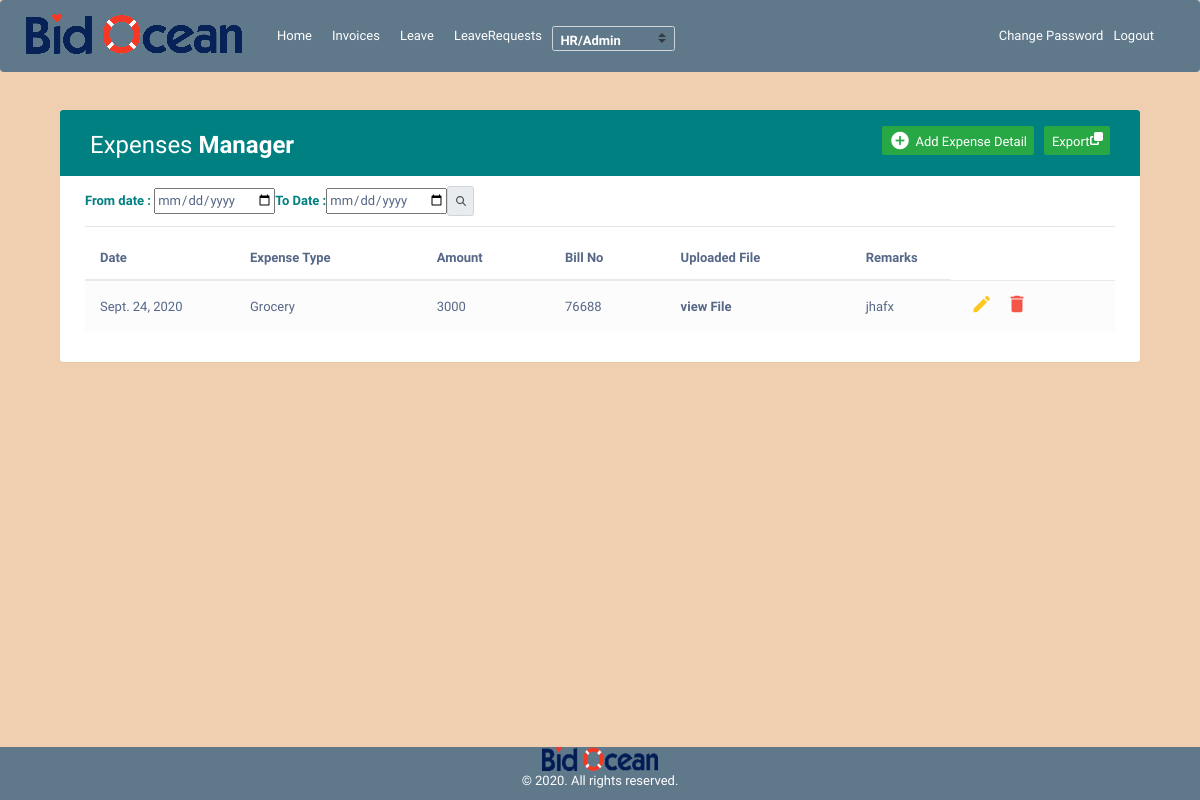
The app's page /expenses/ (signed in) with its own data.
### expenses/models.py (models this page shows, shortened)
class Expenses(models.Model):
	id           = models.AutoField(primary_key=True)
	expense_date = models.DateField()
	expense_type = models.ForeignKey(ExpenseType,on_delete=models.CASCADE)
	amount       = models.IntegerField()
	bill_no      = models.CharField(max_length=200)
	remarks      = models.TextField(null=True, blank=True)
	added_by     = models.ForeignKey(Employee, on_delete=models.SET_NULL, null=True, blank=True)
	expense_file = models.FileField(upload_to='expense_file/', null=True, blank=True)

class ExpenseType(models.Model):
	id           = models.AutoField(primary_key=True)
	expense_type = models.CharField(max_length=200)
	added_date   = models.DateTimeField(auto_now_add=True)
	added_by     = models.ForeignKey(Employee, on_delete=models.SET_NULL, null=True, blank=True)

### expenses/views.py (the view, shortened to what this page needs)
# urls.py: path("",views.ExpensesView.as_view(),name="expenses"),
class ExpensesView(AdminOrHRPanelMixin, TemplateView):
    template_name = 'expenses/expenses.html'
    def get(self, request):
        employee         = Employee.objects.get(auth_tbl=self.request.user)
        role             = employee.role.name.lower()
        expenses_list    = Expenses.objects.all()
        expense_types    = ExpenseType.objects.all()
        from_date     = request.GET.get('from_date', None)
        to_date       = request.GET.get('to_date', None)
        query_param = {}
        if (from_date is not None and to_date is not None) and (from_date != "" and to_date != ""):
            query_param['from_date'] = from_date
            query_param['to_date']   = to_date
            to_date       = datetime.strptime(to_date,"%Y-%m-%d").date()
            from_date     = datetime.strptime(from_date,"%Y-%m-%d").date()
            expenses_list = expenses_list.filter(expense_date__gte=from_date, expense_date__lte=to_date)
        expenses_list = expenses_list.order_by('-amount')
        paginator        = Paginator(expenses_list,10)
        page             = request.GET.get('page')
        paginatedcontent = paginator.get_page(page)
        context = {
            'role'          : role,
            'expense_types' : expense_types,
            'expenses'      : paginatedcontent,
            'query_param'   : query_param,
        }
        return render(request, self.template_name, context)

### user_invoice/mixin.py (called while the page is built)
    def test_func(self):
        user     = self.request.user
        employee = Employee.objects.get(auth_tbl=user)
        return employee.role.name.lower() == 'admin' or employee.role.name.lower() == 'hr'

### expenses/templates/expenses/expenses.html (shortened to what this page needs)
{% extends "user_invoice/base.html" %}
{% load crispy_forms_tags %}
{% block content %}
<!DOCTYPE html>
<html lang="en">
<head>
<link rel="stylesheet" href="https://maxcdn.bootstrapcdn.com/font-awesome/4.7.0/css/font-awesome.min.css">
<link rel="stylesheet" href="https://maxcdn.bootstrapcdn.com/bootstrap/3.3.7/css/bootstrap.min.css">
<link rel="stylesheet" href="https://maxcdn.bootstrapcdn.com/bootstrap/4.0.0/css/bootstrap.min.css">
  <body style="background-color: #EFCFB0;">
    <div class="container" style="margin-top: 80px;">
        <div class="table-wrapper">
            <div class="table-title">
                <div class="row">
                    <div class="col-sm-6">
						<h2>Expenses <b>Manager</b></h2>
					</div>
					<div class="col-sm-6">
						<a href="{% url 'export_expenses_xls' %}" class="btn btn-success"><i class="fa fa-clone" aria-hidden="true"></i>
							<span>Export</span> </a>
						<a href="#addEmployeeModal" class="btn btn-success" data-toggle="modal"><i class="material-icons">&#xE147;</i> <span>Add Expense Detail</span></a>
					</div>
                </div>
            </div>
            <form>
            <table>
            	<tr>
            		<td><b style="color: teal;"> From date :</b> <input type="date" name="from_date" value="{{request.GET.from_date}}"></td>
					<td><b style="color: teal;"> To Date :</b><input type="date" name="to_date" value="{{request.GET.to_date}}"></td>
					<td><button class="input-group-text" style="height: 30px;" type="submit" name="submitbtn"><i class="fa fa-search"></i></td>
            	</tr>
            </table>
        	</form>
            <hr>
            <table class="table table-striped table-hover">
                <thead>
                    <tr>
                        <th>Date</th>
						<th>Expense Type</th>
                        <th>Amount</th>
                        <th>Bill No</th>
                        <th>Uploaded File</th>
                        <th>Remarks</th>
                    </tr>
                </thead>
                <tbody>
                	{% for expense in expenses %}
                    <tr>
                        <td>{{expense.expense_date}}</td>
                        <td>{{expense.expense_type.expense_type}}</td>
						<td>{{expense.amount}}</td>
                        <td>{{expense.bill_no}}</td>
                        <td>{% if expense.expense_file %}<a target="_blank" href="{{expense.expense_file.url}}">view File</a>{% endif %}</td>
                        <td>{{expense.remarks}}</td>
                        <td>
                            <a href="#editEmployeeModal" alt="{{expense.pk}}" class="edit" data-toggle="modal"><i class="material-icons" data-toggle="tooltip" title="Edit">&#xE254;</i></a>
                            <a href="#deleteEmployeeModal" alt="{{expense.pk}}" class="delete" data-toggle="modal"><i class="material-icons" data-toggle="tooltip" title="Delete">&#xE872;</i></a>
                        </td>
                    </tr>
                    {% endfor %}
                </tbody>
            </table>
        </div>
    </div>
</body>
</html>
{% endblock content %}

### user_invoice/static/user_invoice/main.css (style rules this page uses)
body { background: #fafafa; color: #333333; margin-top: 5rem; }
h1, h2, h3, h4, h5, h6 { color: #444444; }

### user_invoice/templates/user_invoice/base.html (style rules this page uses)
a { color: white; }

### expenses/templates/expenses/expenses.html (style rules this page uses)
body { color: #566787; background: #f5f5f5; font-family: 'Varela Round', sans-serif; font-size: 13px; }
.table-wrapper { background: #fff; padding: 20px 25px; margin: 30px 0; border-radius: 3px; box-shadow: 0 1px 1px rgba(0,0,0,.05); }
.table-title { padding-bottom: 15px; background: teal; color: #fff; padding: 16px 30px; margin: -20px -25px 10px; border-radius: 3px 3px 0 0; }
.table-title h2 { margin: 5px 0 0; font-size: 24px; }
.table-title .btn { color: #fff; float: right; font-size: 13px; border: none; min-width: 50px; border-radius: 2px; border: none; outline: none !important; margin-left: 10px; }
.table-title .btn i { float: left; font-size: 21px; margin-right: 5px; }
.table-title .btn span { float: left; margin-top: 2px; }
table.table tr th, table.table tr td { border-color: #e9e9e9; padding: 12px 15px; vertical-align: middle; }
table.table tr th:first-child { width: 150px; }
table.table tr th:last-child { width: 100px; }
table.table-striped tbody tr:nth-of-type(odd) { background-color: #fcfcfc; }
table.table td:last-child i { opacity: 0.9; font-size: 22px; margin: 0 5px; }
table.table td a { font-weight: bold; color: #566787; display: inline-block; text-decoration: none; outline: none !important; }
table.table td a.edit { color: #FFC107; }
table.table td a.delete { color: #F44336; }
table.table td i { font-size: 19px; }

### records on screen
Expenses: expense_date "Sept. 24, 2020", expense_type.expense_type "Grocery", amount "3000", bill_no "76688", remarks "jhafx"
